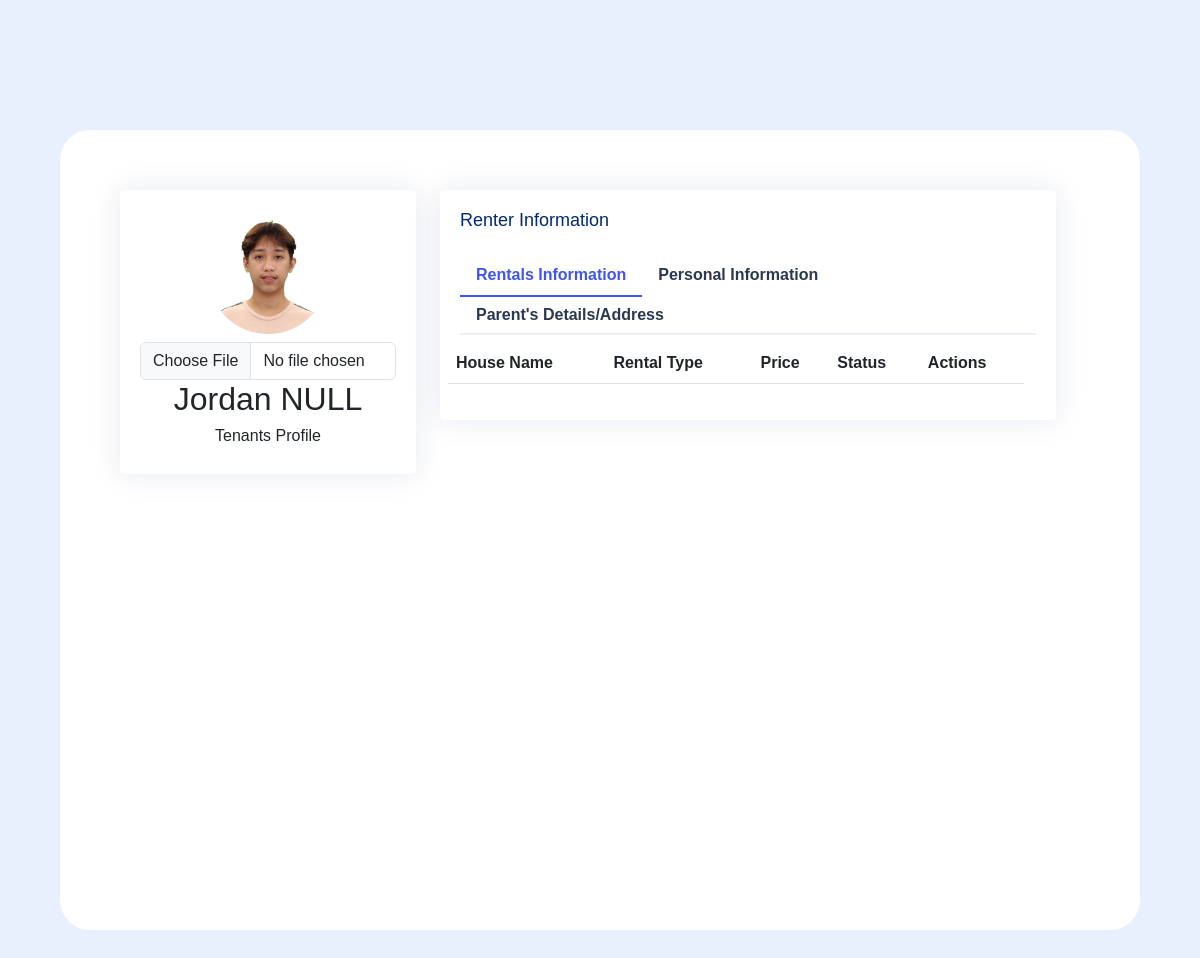
The page /data_page/personal_profile.php (signed in) on the database its author committed.
### tables this page shows
CREATE TABLE `tbl_renters_account` (
  `userid` int(10) NOT NULL,
  `email` varchar(255) DEFAULT NULL,
  `password` varchar(255) DEFAULT NULL,
  `f_name` varchar(255) DEFAULT NULL,
  `m_name` varchar(255) DEFAULT NULL,
  `s_name` varchar(255) DEFAULT NULL,
  `age` varchar(11) DEFAULT NULL,
  `num` varchar(20) DEFAULT NULL,
  `birthdate` date DEFAULT NULL,
  `birthplace` varchar(255) DEFAULT NULL,
  `citizenship` varchar(20) DEFAULT NULL,
  `civil_status` varchar(20) DEFAULT NULL,
  `gender` varchar(20) DEFAULT NULL,
  `education_status` varchar(255) DEFAULT NULL,
  `status` varchar(10) DEFAULT NULL,
  `social_media_link` varchar(200) DEFAULT NULL,
  `profile_img` varchar(255) DEFAULT NULL,
  `otp` int(6) DEFAULT NULL,
  `is_expired` int(11) DEFAULT 0,
  `otp_timestamp` timestamp NOT NULL DEFAULT current_timestamp(),
  `LO_Registered` varchar(255) DEFAULT NULL,
  `date_created` timestamp NOT NULL DEFAULT current_timestamp(),
  `date_updated` timestamp NOT NULL DEFAULT current_timestamp() ON UPDATE current_timestamp()
);

### data_page/personal_profile.php (the view, shortened to what this page needs)
<?php
require_once '../mysql/conn.php';
$userid = $_SESSION['tenant']['userid'];
?>
<!DOCTYPE html>
<html lang="en">
    <head>
        <link href="../data_style/assets/vendor/bootstrap/css/bootstrap.min.css" rel="stylesheet">
        <link href="../data_style/assets/vendor/bootstrap-icons/bootstrap-icons.css" rel="stylesheet">
        <link href="../data_style/assets/vendor/boxicons/css/boxicons.min.css" rel="stylesheet">
        <link href="../data_style/assets/vendor/quill/quill.snow.css" rel="stylesheet">
        <link href="../data_style/assets/vendor/quill/quill.bubble.css" rel="stylesheet">
        <link href="../data_style/assets/vendor/remixicon/remixicon.css" rel="stylesheet">
        <link href="../data_style/assets/vendor/simple-datatables/style.css" rel="stylesheet">
        <link href="../data_style/assets/css/style.css" rel="stylesheet">
        <link rel="stylesheet" type="text/css" href="../data_style/style-renters.css">
    </head>
    <body>
    <section class="mains">
            <div class="wrappers">
                <section class="section" style="display:flex; flex-direction: row;">
                    <div class="row">
                    <?php
                    $check_new = "SELECT * FROM tbl_renters_account where userid='$userid'";
                    $result = $conn->query($check_new);
                    $row = mysqli_fetch_assoc($result);
                    ?>
                        <div class="col-lg-4">
                                        <div class="card">
                                            <div
                                                class="card-body profile-card pt-4 d-flex flex-column align-items-center">
                                                <?php if ($row["profile_img"] == "") { ?>
                                                <img src="../data_style/assets/img/profile_icon.png" alt="Profile"
                                                    class="rounded-circle" width="120" height="120" id="profile-image">
                                                <form method="post" enctype="multipart/form-data" id="image-upload-form"
                                                action="../includes/insert-image.php">
                                                    <input class="form-control mt-2" type="file" id="formFile"
                                                        name="profile_image" accept="image/*" onchange="previewImage()">
                                                    <input type="submit" value="Upload"
                                                        class="btn btn-info btn-md text-white text-center mt-2"
                                                        id="submit-button" style="display:none;" name="uploading">
                                                </form>
                                                <?php } else { ?>
                                                <img src="../data_style/assets/profile/<?php echo $row[
                                                            "profile_img"
                                                        ]; ?>" alt="Profile" class="rounded-circle" width="120"
                                                    height="120" id="profile-image">
                                                <form method="post" enctype="multipart/form-data" id="image-upload-form"
                                                action="../includes/insert-image.php">
                                                    <input class="form-control mt-2" type="file" id="formFile"
                                                        name="profile_image" accept="image/*" onchange="previewImage()">
                                                </form>
                                                <?php } ?>
                                                <h2>
                                                    <?php echo $row["f_name"] .
                                                            " " .
                                                            $row["s_name"]; ?>
                                                </h2>
                                                <h6>Tenants Profile</h6>
                                            </div>
                                        </div>
                        </div>
                        <div class="col-lg-8">
                            <div class="card">
                                <div class="card-body">
                                    <h5 class="card-title">Renter Information</h5>
                                    <ul class="nav nav-tabs nav-tabs-bordered" id="borderedTab" role="tablist">
                                        <li class="nav-item" role="presentation">
                                            <button class="nav-link active" id="rental-tab" data-bs-toggle="tab"
                                                data-bs-target="#bordered-rental" type="button" role="tab" aria-controls="home"
                                                aria-selected="true" data-tab="rentals">Rentals Information</button>
                                        </li>
                                        <li class="nav-item" role="presentation">
                                            <button class="nav-link" id="profile-tab" data-bs-toggle="tab"
                                                data-bs-target="#bordered-profile" type="button" role="tab" aria-controls="profile"
                                                aria-selected="true" data-tab="profile">Personal Information</button>
                                        </li>
                                        <li class="nav-item" role="presentation">
                                            <button class="nav-link" id="parents-tab" data-bs-toggle="tab"
                                                data-bs-target="#bordered-parents" type="button" role="tab"
                                                aria-controls="profile" aria-selected="false" tabindex="-1"
                                                data-tab="parents">Parent's
                                                Details/Address</button>
                                        </li>
                                    </ul>
                                    <div class="tab-content pt-2" id="borderedTabContent">
                                        <div class="tab-pane fade active show" id="bordered-rental" role="tabpanel"
                                            aria-labelledby="rental-tab">
                                            <div class="row">
                                                <table class="table align-items-center table-flush" id="example1">
                                                    <thead class="thead-light">
                                                        <tr>
                                                            <th scope="col">House Name</th>
                                                            <th scope="col">Rental Type</th>
                                                            <th scope="col">Price</th>
                                                            <th scope="col">Status</th>
                                                            <th scope="col">Actions</th>
                                                        </tr>
                                                    </thead>
                                                </table>
                                            </div>
                                        </div>
                                    </div>
                                </div>
                            </div>
                        </div>
                    </div>
                </section>
            </div>
        </section>
    </body>
</html>

### data_style/assets/css/style.css (style rules this page uses)
:root { scroll-behavior: smooth; }
body { font-family: "Open Sans", sans-serif; background: #f6f9ff; color: #000; }
h1, h2, h3, h4, h5, h6 { font-family: "Nunito", sans-serif; }
.card { margin-bottom: 30px; border: none; border-radius: 5px; box-shadow: 0px 0 30px rgba(1, 41, 112, 0.1); }
.card-title { padding: 20px 0 15px 0; font-size: 18px; font-weight: 500; color: #012970; font-family: "Poppins", sans-serif; }
.card-body { padding: 0 20px 20px 20px; }
.nav-tabs-bordered { border-bottom: 2px solid #ebeef4; }
.nav-tabs-bordered .nav-link { margin-bottom: -2px; border: none; color: #2c384e; }
.nav-tabs-bordered .nav-link.active { background-color: #fff; color: #4154f1; border-bottom: 2px solid #4154f1; }

### data_style/style-renters.css (style rules this page uses)
* { box-sizing: border-box; margin: 0; padding: 0; font-family: Arial, Helvetica, sans-serif; max-width: 100%; text-decoration: none; list-style: none; transition: all 0.5s ease-in-out; }
body { padding: 120px 0 0 0; display: flex; flex-direction: column; margin: 0; background: #e8effd; overflow-x: hidden; min-height: 100vh; }
section { flex: 1; }
.mains { display: flex; position: relative; height: 150vh; }
.wrappers { top: 50px; position: relative; display: flex; flex-direction: row; margin: auto; margin-top: -40px; margin-bottom: 100px; padding: 60px; background: white 0% 0% no-repeat padding-box; border-radius: 30px; width: 90vw; height: 100vh; z-index: 1; font-weight: 600; }

### rows shown on the page
tbl_renters_account: profile_img (picture), f_name "Jordan", s_name "NULL"
